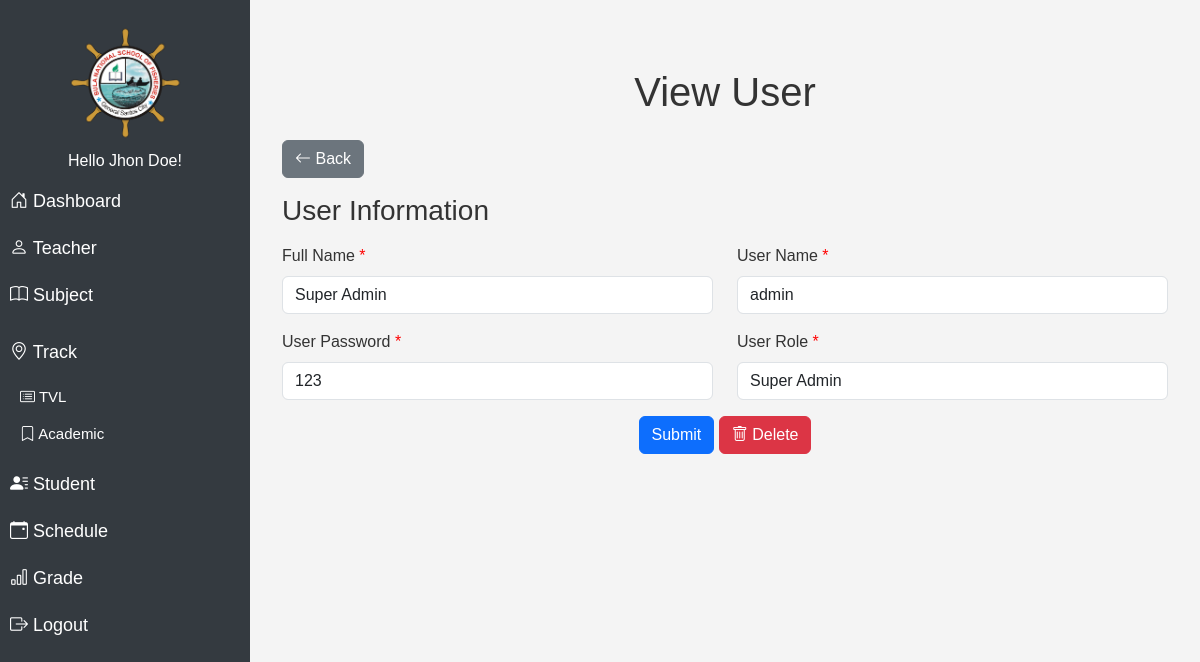
Screenshot of /modules/user/view.php?id=1 (signed in) with the database file from the repository.
### tables this page shows
CREATE TABLE `user` (
  `id` int(11) NOT NULL,
  `name` varchar(100) NOT NULL,
  `username` varchar(255) NOT NULL,
  `password` varchar(255) NOT NULL,
  `role` varchar(100) NOT NULL
);

### modules/user/view.php (the view, shortened to what this page needs)
<!DOCTYPE html>
<html lang="en">
<head>
  <link rel="stylesheet" href="../../assets/css/bootstrap5.3.0/bootstrap.min.css">
  <link rel="stylesheet" href="../../assets/css/navbar.css">
  <link rel="stylesheet" href="../../assets/css/styles.css">
</head>
<body>
<?php
$page = 'User';
include "../../db_conn.php";
    $ids = $_GET['id'];
    $query = mysqli_query($conn, "SELECT * FROM user WHERE id = '$ids'");
    while ($row = mysqli_fetch_array($query)) {
?>
<?php include "../../navbar.php"; ?>
<div class="content" id="content">
    <div class="container my-5">
      <h1 class="text-center mb-4">View User</h1>
      <a href="index.php" class="btn btn-secondary mb-3">
    <i class="bi bi-arrow-left"></i> Back
  </a>
      <form action="update.php?id=<?php echo $row['id'];?>" method="POST">
      <div class="row mb-3">
          <h3 class="mb-3">User Information</h3>
          <div class="col-md-6 mb-3" >
            <label for="name" class="form-label required">Full Name</label>
            <input type="text" class="form-control" id="name" name="name" required
            value = "<?php echo $row['name'];?>">
          </div>
          <div class="col-md-6 ">
            <label for="username" class="form-label required">User Name</label>
            <input type="text" class="form-control" id="username" name="username" required
            value = "<?php echo $row['username']; ?>">
          </div>
          <div class="col-md-6">
            <label for="password" class="form-label required">User Password</label>
            <input type="text" class="form-control" id="password" name="password" required
            value = "<?php echo $row['password']; ?>">
          </div>
          <div class="col-md-6">
            <label for="role" class="form-label required">User Role</label>
            <select name="role" class="form-control" required>
                        <option value="<?php echo $row['role']; ?>" hidden><?php echo $row['role']; ?></option>
                    </select>
          </div>
        </div>
        <div class="text-center">
          <button type="submit" class="btn btn-primary">Submit</button>
          <button type="button" class="btn btn-danger" id="deleteButton">
        <i class="bi bi-trash"></i> Delete
      </button>
        </div>
      </form>
    </div>
  </div>
  <?php }?>
</body>
</html>

### navbar.php (shortened to what this page needs)
<?php
include "../../db_conn.php";
$nav_id = $_SESSION['id'];
$nav_query = mysqli_query($conn, "SELECT * FROM user where id = '$nav_id'");
$nav_row = mysqli_fetch_array($nav_query);
?>
<link href="https://cdn.jsdelivr.net/npm/bootstrap-icons@1.11.3/font/bootstrap-icons.min.css" rel="stylesheet">
<div class="sidebar" id="sidebar">
<div>
    <img src="../../assets/img/logo.png" alt="Logo" class="logo">
</div>
<h6 class="text-center">Hello <?php echo $nav_row['name']; ?>! </h6>
<a href="../dashboard" class="<?php if ($page == 'Dashboard') {echo 'active';} ?>"><i class="bi bi-house-door"></i> Dashboard</a>
<a href="../teacher" class="<?php if ($page == 'Teacher') {echo 'active';} ?>"><i class="bi bi-person"></i> Teacher</a>
<a href="../subject" class="<?php if ($page == 'Subject') {echo 'active';} ?>"><i class="bi bi-book"></i> Subject</a>
<div class="submenu">
    <a href="#" class="<?php if ($page == 'Strand/TVL' || $page == 'Strand/Academic') {echo 'active';} ?>"><i class="bi bi-geo-alt"></i> Track</a>
    <ul>
        <li><a href="../strand?track=TVL" class="<?php if ($page == 'Strand/TVL') {echo 'active';} ?>"><i class="bi bi-card-list"></i> TVL</a></li>
        <li><a href="../strand?track=Academic" class="<?php if ($page == 'Strand/Academic') {echo 'active';} ?>"><i class="bi bi-bookmark"></i> Academic</a></li>
    </ul>
</div>
<a href="../Student" class="<?php if ($page == 'Student') {echo 'active';} ?>"><i class="bi bi-person-lines-fill"></i> Student</a>
<a href="../schedule" class="<?php if ($page == 'Schedule') {echo 'active';} ?>"><i class="bi bi-calendar-event"></i> Schedule</a>
<a href="../grades" class="<?php if ($page == 'Grades') {echo 'active';} ?>"><i class="bi bi-bar-chart"></i> Grade</a>
<a href="../../logout.php"><i class="bi bi-box-arrow-right"></i> Logout</a>
</div>

### assets/css/navbar.css (style rules this page uses)
.sidebar { height: 100vh; position: fixed; top: 0; left: 0; width: 250px; background-color: #343a40; color: white; padding-top: 20px; transition: width 0.3s; }
.sidebar a { color: white; padding: 10px; text-decoration: none; display: block; font-size: 18px; }
.content { margin-left: 250px; padding: 20px; }
.logo { max-width: 150px; max-height: 150px; border-radius: 50%; margin-top: 5px; margin-bottom: 10px; margin-left: 65px; width: 120px; }
.submenu { margin: 10px 0; }
.submenu ul { list-style-type: none; padding: 0; margin: 0 0 0 15px; }
.submenu ul li { margin: 5px 0; }
.submenu ul li a { text-decoration: none; display: block; padding: 5px; color: white; font-size: 15px; }

### assets/css/styles.css (style rules this page uses)
body { font-family: Arial, sans-serif; background-color: #f4f4f4; color: #333; }
.required::after { content: " *"; color: red; }

### rows the page displays
user: user.name "Jhon Doe", name "Super Admin", username "admin", password "123", role "Super Admin"
